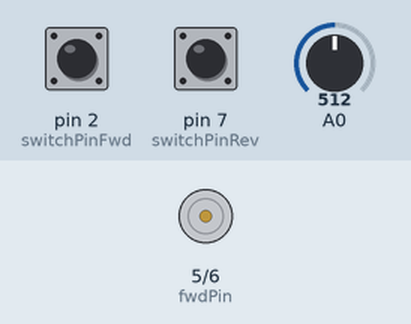
This sketch was run on a simulated Arduino Uno, built with avr-gcc and run on an emulated ATmega328P. Parts: motor-driver pin pairs drawn as motors (green arrow = first pin HIGH = forward, orange = second pin HIGH = backward, longer = more drive). The inputs (shaded band) are chosen by the test bench; at power-on: pin 2 (switchPinFwd) HIGH, pin 7 (switchPinRev) HIGH, A0 = 512.

Above: at 1.2 s.
1.3 s: pin 2 (switchPinFwd) pulled LOW for 0.15 s
At 1.6 s:
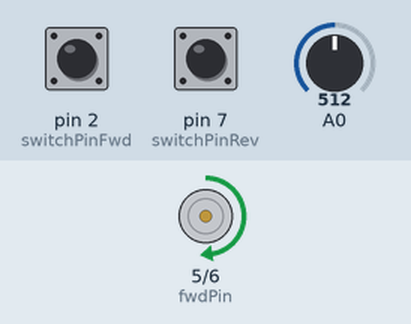
4.4 s: pin 7 (switchPinRev) pulled LOW for 3.2 s
At 6.6 s:
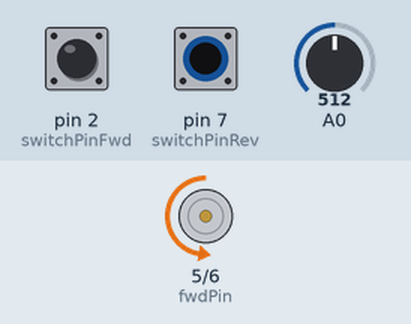
Timing chart, 0 to 12.8 s (numbered marks = the images above; inputs shaded):
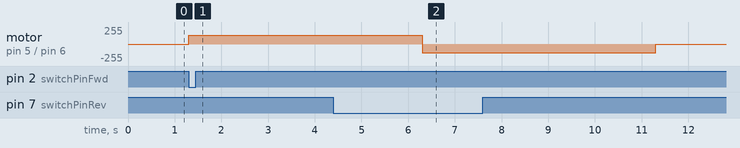

Measured:
- after the input at 1.3 s, motor on pin 5 (fwdPin) / pin 6 (revPin): stopped → forward 128/255 at once
- after the input at 4.4 s, motor on pin 5 (fwdPin) / pin 6 (revPin): forward 128/255 → backward 128/255 after 1.9 s, → stopped 5.0 s later

The sketch:

snack_selector.ino
```cpp
int switchPinRev = 7;     //Input from the switch when in the Forward position
int switchPinFwd = 2;     //Input from the switch when in the Forward position
int potentiometerIn;      //variable to hold the potentiometer input

int fwdPin = 5;           //Logic level output to the H-Bridge (Forward)
int revPin = 6;           //Another logic level output to the H-Bridge (Reverse
void setup() {
  // put your setup code here, to run once:
  pinMode(switchPinRev, INPUT_PULLUP);
  pinMode(switchPinFwd, INPUT_PULLUP);


  pinMode(fwdPin, OUTPUT); //Set the forward pin to an output
  pinMode(revPin, OUTPUT); //Set the forward pin to an output
}

void loop() {
  // put your main code here, to run repeatedly:
  potentiometerIn = analogRead(A0);
  int output = potentiometerIn / 4; //divide the potentiometer input by 4 so it can be used in the AnalogWrite function
  if (digitalRead(switchPinFwd) == LOW)
  {
    //If the pin is HIGH, it must be set to forward
    analogWrite(fwdPin, output); //Output our potentiometer value on the forward pin.
    delay(5000);
    analogWrite(fwdPin, 0);
    digitalWrite(switchPinFwd,HIGH);
  }
  //else
  if (digitalRead(switchPinRev) == LOW)
  {
    analogWrite(revPin, output); //Output our potentiometer value on the forward pin.
    delay(5000);
    analogWrite(revPin, 0);
    digitalWrite(switchPinRev,HIGH);
  }

  delay(10);


}
```
